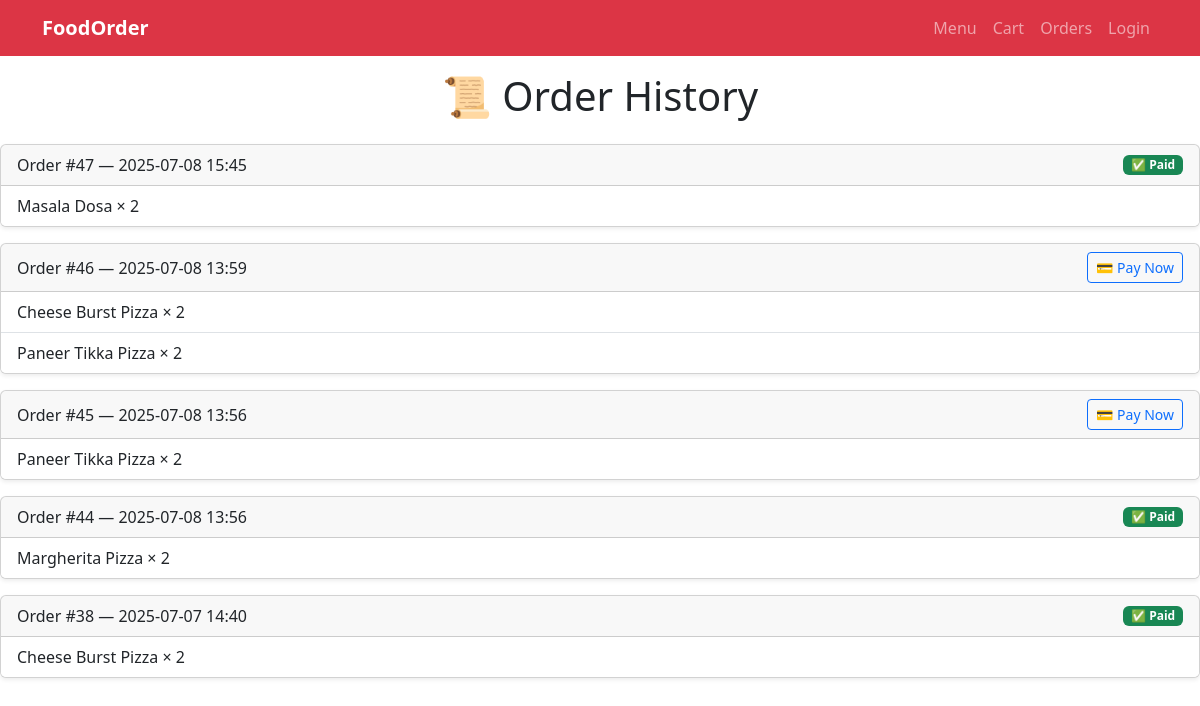
The page /orders/history/ on the database its author committed.
### orders/models.py (models this page shows, shortened)
class Order(models.Model):
    user        = models.ForeignKey(User, on_delete=models.SET_NULL,
                                    null=True, blank=True)
    session_key = models.CharField(max_length=40, blank=True, null=True)
    placed_at   = models.DateTimeField(auto_now_add=True)
    is_paid = models.BooleanField(default=False)

class OrderItem(models.Model):
    order    = models.ForeignKey(Order, related_name='items',
                                 on_delete=models.CASCADE)
    item     = models.ForeignKey('menu.MenuItem', on_delete=models.PROTECT)
    quantity = models.PositiveIntegerField()

### menu/models.py (models this page shows, shortened)
class MenuItem(models.Model):
    category     = models.ForeignKey(Category, on_delete=models.CASCADE, related_name='items')
    name         = models.CharField(max_length=100)
    description  = models.TextField(blank=True)
    price        = models.DecimalField(max_digits=6, decimal_places=2)
    image        = models.ImageField(upload_to='menu_images/', blank=True, null=True)
    is_available = models.BooleanField(default=True)

### orders/views.py (the view)
# urls.py: path('history/', views.order_history, name='history'),
def order_history(request):
    if request.user.is_authenticated:
        orders = (
            Order.objects
            .prefetch_related('items')
            .filter(user=request.user)
            .order_by('-placed_at')
        )
    else:
        session_key = _get_session_key(request)
        orders = (
            Order.objects
            .prefetch_related('items')
            .filter(session_key=session_key)
            .order_by('-placed_at')
        )
    return render(request, 'orders/history.html', {'orders': orders})

### cart/views.py (called while the page is built)
def _get_session_key(request):
    if not request.session.session_key:
        request.session.create()
    return request.session.session_key

### orders/templates/orders/history.html
{% extends 'base.html' %}
{% block content %}
<h1 class="text-center mb-4">📜 Order History</h1>
{% if orders %}
    {% for order in orders %}
        <div class="card mb-3 shadow-sm">
            <div class="card-header d-flex justify-content-between align-items-center">
                <span>Order #{{ order.id }} — {{ order.placed_at|date:"Y-m-d H:i" }}</span>
                {% if order.is_paid %}
                    <span class="badge bg-success">✅ Paid</span>
                {% else %}
                    <a href="{% url 'orders:simulate_payment' order.id %}" class="btn btn-sm btn-outline-primary">
                        💳 Pay Now
                    </a>
                {% endif %}
            </div>
            <ul class="list-group list-group-flush">
                {% for item in order.items.all %}
                    <li class="list-group-item">
                        {{ item.item.name }} × {{ item.quantity }}
                    </li>
                {% endfor %}
            </ul>
        </div>
    {% endfor %}
{% else %}
    <div class="alert alert-info text-center">No orders found.</div>
{% endif %}
{% endblock %}

### templates/base.html (shortened to what this page needs)
<!DOCTYPE html>
<html lang="en">
<head>
  <link href="https://cdn.jsdelivr.net/npm/bootstrap@5.3.0/dist/css/bootstrap.min.css"
        rel="stylesheet">
</head>
<body>
  <nav class="navbar navbar-expand-lg navbar-dark bg-danger">
    <div class="container">
      <a class="navbar-brand fw-bold" href="{% url 'menu:list' %}">FoodOrder</a>
      <div class="collapse navbar-collapse" id="mainNav">
        <ul class="navbar-nav ms-auto">
          <li class="nav-item"><a class="nav-link" href="{% url 'menu:list' %}">Menu</a></li>
          <li class="nav-item"><a class="nav-link" href="{% url 'cart:view' %}">Cart</a></li>
          <li class="nav-item"><a class="nav-link" href="{% url 'orders:history' %}">Orders</a></li>
          {% if user.is_authenticated %}
            <li class="nav-item"><a class="nav-link" href="{% url 'logout' %}">Logout</a></li>
          {% else %}
            <li class="nav-item"><a class="nav-link" href="{% url 'login' %}">Login</a></li>
          {% endif %}
        </ul>
      </div>
    </div>
  </nav>
  {% block content %}{% endblock %}
</body>
</html>

### rows shown on the page
Order: id "47", placed_at "2025-07-08 15:45", is_paid "✅ Paid"
OrderItem: item.name "Masala Dosa", quantity "2"
Order: id "46", placed_at "2025-07-08 13:59", is_paid "💳 Pay Now"
OrderItem: item.name "Cheese Burst Pizza", quantity "2"
OrderItem: item.name "Paneer Tikka Pizza", quantity "2"
Order: id "45", placed_at "2025-07-08 13:56", is_paid "💳 Pay Now"
OrderItem: item.name "Paneer Tikka Pizza", quantity "2"
Order: id "44", placed_at "2025-07-08 13:56", is_paid "✅ Paid"
OrderItem: item.name "Margherita Pizza", quantity "2"
Order: id "38", placed_at "2025-07-07 14:40", is_paid "✅ Paid"
OrderItem: item.name "Cheese Burst Pizza", quantity "2"
